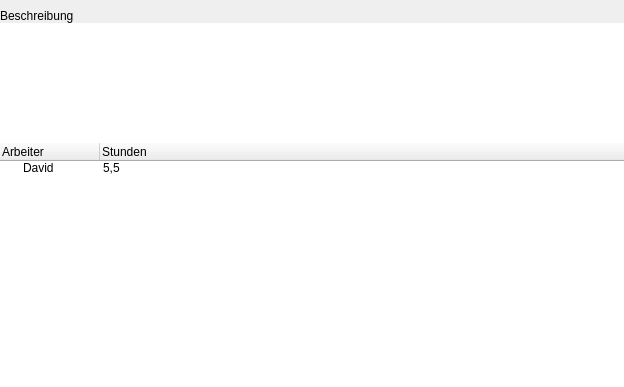
<?xml version="1.0" encoding="UTF-8"?>
<ui version="4.0">
 <class>Form</class>
 <widget class="QWidget" name="Form">
  <property name="geometry">
   <rect>
    <x>0</x>
    <y>0</y>
    <width>624</width>
    <height>387</height>
   </rect>
  </property>
  <property name="windowTitle">
   <string>Form</string>
  </property>
  <layout class="QVBoxLayout" name="verticalLayout">
   <property name="spacing">
    <number>0</number>
   </property>
   <property name="leftMargin">
    <number>0</number>
   </property>
   <property name="topMargin">
    <number>9</number>
   </property>
   <property name="rightMargin">
    <number>0</number>
   </property>
   <property name="bottomMargin">
    <number>0</number>
   </property>
   <item>
    <widget class="QLabel" name="label">
     <property name="text">
      <string>Beschreibung</string>
     </property>
    </widget>
   </item>
   <item>
    <widget class="QPlainTextEdit" name="plainTextEdit">
     <property name="maximumSize">
      <size>
       <width>16777215</width>
       <height>120</height>
      </size>
     </property>
     <property name="frameShape">
      <enum>QFrame::NoFrame</enum>
     </property>
     <property name="tabChangesFocus">
      <bool>false</bool>
     </property>
     <property name="documentTitle">
      <string/>
     </property>
     <property name="readOnly">
      <bool>true</bool>
     </property>
     <property name="plainText">
      <string/>
     </property>
     <property name="backgroundVisible">
      <bool>false</bool>
     </property>
     <property name="centerOnScroll">
      <bool>false</bool>
     </property>
    </widget>
   </item>
   <item>
    <widget class="QTreeWidget" name="treeWidget">
     <property name="frameShape">
      <enum>QFrame::NoFrame</enum>
     </property>
     <column>
      <property name="text">
       <string>Arbeiter</string>
      </property>
     </column>
     <column>
      <property name="text">
       <string>Stunden</string>
      </property>
     </column>
     <item>
      <property name="text">
       <string>David</string>
      </property>
      <property name="text">
       <string>5,5</string>
      </property>
     </item>
    </widget>
   </item>
  </layout>
 </widget>
 <resources/>
 <connections/>
</ui>
